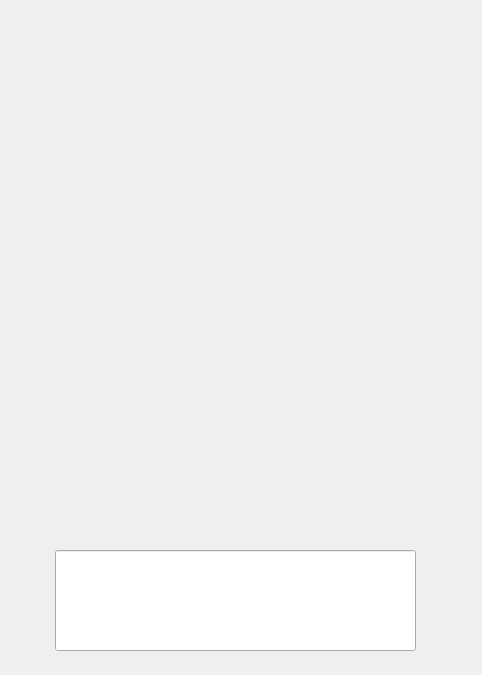
<?xml version="1.0" encoding="UTF-8"?>
<ui version="4.0">
 <class>Form</class>
 <widget class="QWidget" name="Form">
  <property name="geometry">
   <rect>
    <x>0</x>
    <y>0</y>
    <width>482</width>
    <height>675</height>
   </rect>
  </property>
  <property name="font">
   <font>
    <family>Poppins</family>
   </font>
  </property>
  <property name="windowTitle">
   <string>Shef</string>
  </property>
  <widget class="QWidget" name="widget" native="true">
   <property name="geometry">
    <rect>
     <x>20</x>
     <y>550</y>
     <width>431</width>
     <height>101</height>
    </rect>
   </property>
   <layout class="QHBoxLayout" name="horizontalLayout">
    <item>
     <widget class="QPushButton" name="add_files_button">
      <property name="minimumSize">
       <size>
        <width>0</width>
        <height>0</height>
       </size>
      </property>
      <property name="maximumSize">
       <size>
        <width>91</width>
        <height>91</height>
       </size>
      </property>
      <property name="styleSheet">
       <string notr="true">border:none;</string>
      </property>
      <property name="text">
       <string/>
      </property>
      <property name="icon">
       <iconset resource="resources.qrc">
        <normaloff>:/icons/add.png</normaloff>:/icons/add.png</iconset>
      </property>
      <property name="iconSize">
       <size>
        <width>42</width>
        <height>42</height>
       </size>
      </property>
      <property name="shortcut">
       <string>Return</string>
      </property>
     </widget>
    </item>
    <item>
     <widget class="QLineEdit" name="lineEdit">
      <property name="sizePolicy">
       <sizepolicy hsizetype="Expanding" vsizetype="MinimumExpanding">
        <horstretch>0</horstretch>
        <verstretch>0</verstretch>
       </sizepolicy>
      </property>
      <property name="font">
       <font>
        <family>Poppins</family>
        <pointsize>15</pointsize>
       </font>
      </property>
     </widget>
    </item>
    <item>
     <widget class="QPushButton" name="send_button">
      <property name="minimumSize">
       <size>
        <width>0</width>
        <height>0</height>
       </size>
      </property>
      <property name="maximumSize">
       <size>
        <width>91</width>
        <height>91</height>
       </size>
      </property>
      <property name="styleSheet">
       <string notr="true">border:none;</string>
      </property>
      <property name="text">
       <string/>
      </property>
      <property name="icon">
       <iconset resource="resources.qrc">
        <normaloff>:/icons/send-message.png</normaloff>:/icons/send-message.png</iconset>
      </property>
      <property name="iconSize">
       <size>
        <width>32</width>
        <height>32</height>
       </size>
      </property>
      <property name="shortcut">
       <string>Return</string>
      </property>
     </widget>
    </item>
   </layout>
  </widget>
 </widget>
 <resources>
  <include location="resources.qrc"/>
 </resources>
 <connections/>
</ui>
